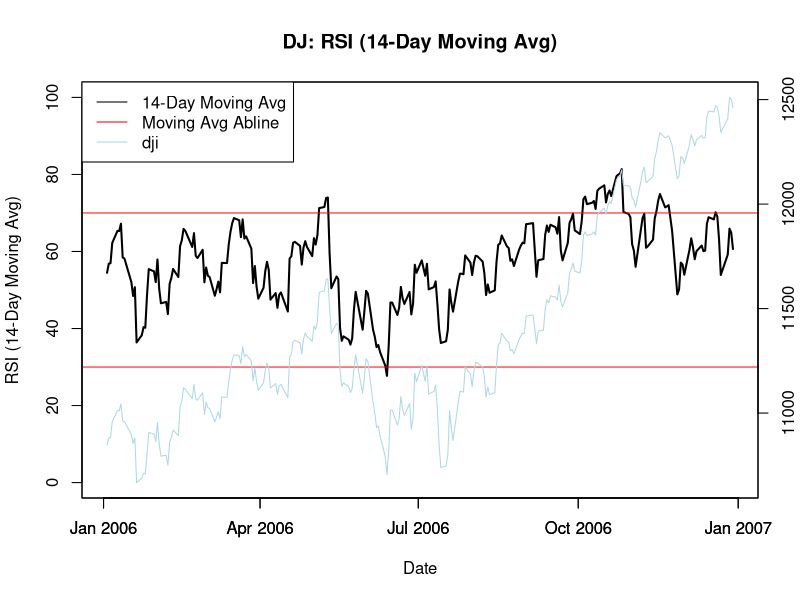

Recreate this plot in R.
## ---- chunk 1
setwd("/Users/guangyaohe/Desktop/FIN3380/Fin3380_Quiz4")

dj.rsi= read.csv("dj.csv")
dj.rsi = dj.rsi[-which(dj.rsi$dji==0),]
dj.rsi = na.omit(dj.rsi)

library(zoo)
library(dplyr)

dj.rsi = dj.rsi %>% 
  select(date,dji) %>% 
  arrange(date) %>%
  mutate(date=as.Date(date),
         delta=dji-lag(dji,1))
head(dj.rsi,3)

dj.rsi = dj.rsi %>% 
  mutate(up=ifelse(delta>0,1,0),
         down=ifelse(delta<0,1,0))
head(dj.rsi)

dj.rsi = dj.rsi %>% 
  mutate(up.val=delta*up,
         down.val=-delta*down)
head(dj.rsi)

dj.rsi = dj.rsi[2:nrow(dj.rsi),] %>%
  mutate(up.first.avg=rollapply(up.val,
                                width=14,
                                align='right',
                                fill=NA,FUN=mean,na.rm=T),
         down.first.avg=rollapply(down.val,
                                  width=14,
                                  align='right',
                                  fill=NA,FUN=mean,na.rm=T))
head(dj.rsi,20)

# initialise the up.avg and down.avg with up.first.avg and down.first.avg values
dj.rsi$up.avg =dj.rsi$up.first.avg
dj.rsi$down.avg = dj.rsi$down.first.avg

# fill up.avg and down.avg values with updated value for t>=15
for (t in 15:length(dj.rsi$up.avg)){
  dj.rsi$up.avg[t] = dj.rsi$up.avg[t-1]*13/14 + dj.rsi$up.val[t]*1/14
  dj.rsi$down.avg[t] = dj.rsi$down.avg[t-1]*13/14 + dj.rsi$down.val[t]*1/14
}

head(dj.rsi,20)

# RS = upside wema/downside wema
# RSI = 100-100/(1+RS)
dj.rsi$rs=dj.rsi$up.avg/dj.rsi$down.avg
dj.rsi$rsi=100-100/(1+dj.rsi$rs)
head(dj.rsi,20)

dj.rsi = dj.rsi %>% filter(substr(date,1,4)=='2006')

plot(dj.rsi$rsi~dj.rsi$date,
     ylab='RSI (14-Day Moving Avg)',
     xlab='Date',
     ylim=c(0,100),
     lwd=2,
     type='l',
     main='DJ: RSI (14-Day Moving Avg)')
abline(h=c(30,70),col='red')
par(new=T)
plot(dj.rsi$dji~dj.rsi$date,
     xlab='',
     ylab='',
     yaxt='n',
     type='l',col='lightblue')

legend("topleft",
       c('14-Day Moving Avg', 'Moving Avg Abline','dji'),
       lty=c(1,1,1),
       col=c("black","red",'lightblue'))
axis(4)

